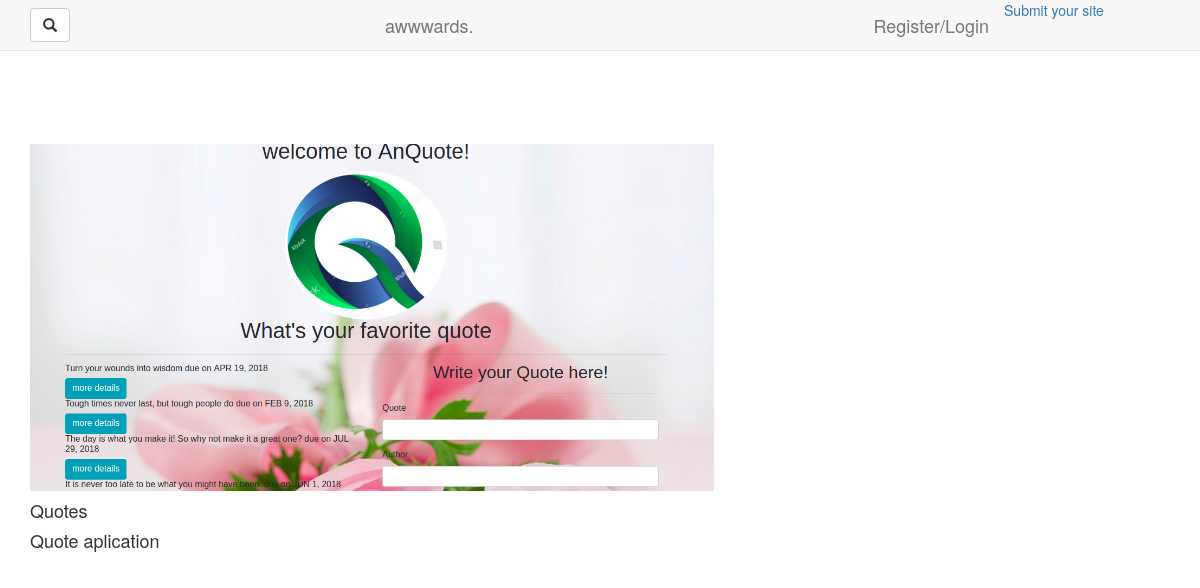
The app's page / (signed in), older data.
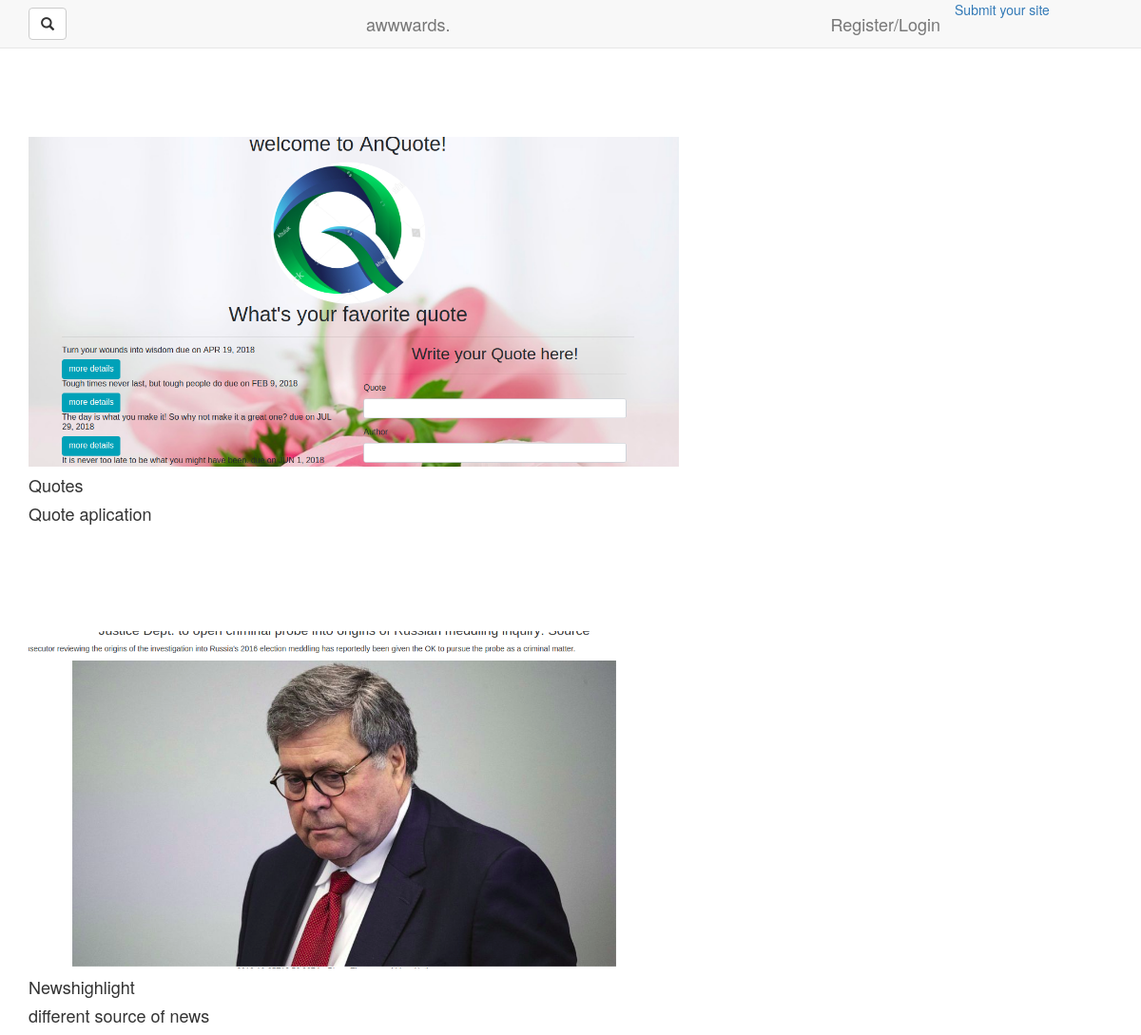
The same page, newer data.
### awards/models.py (models this page shows)
class Project(models.Model):
    image=models.ImageField(upload_to = 'pictures',null= True)
    title=models.CharField(max_length=30)
    description=models.CharField(max_length=30)
    post = HTMLField()
    profile=models.ForeignKey(Profile,null= True)
    user=models.ForeignKey(User,blank=True,null=True)
    comments=models.CharField(max_length=30)

### awards/views.py (the view)
# urls.py: url('^$',views.get,name = 'get'),
@login_required(login_url='/accounts/login/')
def get(request):
    images=Project.objects.all()
    return render(request,'my_awards/index.html',{"images":images})

### awards/templates/my_awards/index.html (shortened to what this page needs)
{% extends 'my_awards/base.html'%}
{% load bootstrap3% }
{% block content %}
<div class="container">
  {% for awards in images %}
  <img src="{{awards.image.url}}" class="img-responsive card-body"style="width:60%;height:60%;margin-top:10%;text-align:center" alt="Image">
  <h4>{{awards.title}}</h4>
  <h4>{{awards.description}}</h4>
  {% empty %}
  <div class="row">
  </div>
  {% endfor %}
</div>

Row changes from the older to the newer data that the page shows:
added Project: image (picture), title "Newshighlight", description "different source of news"
